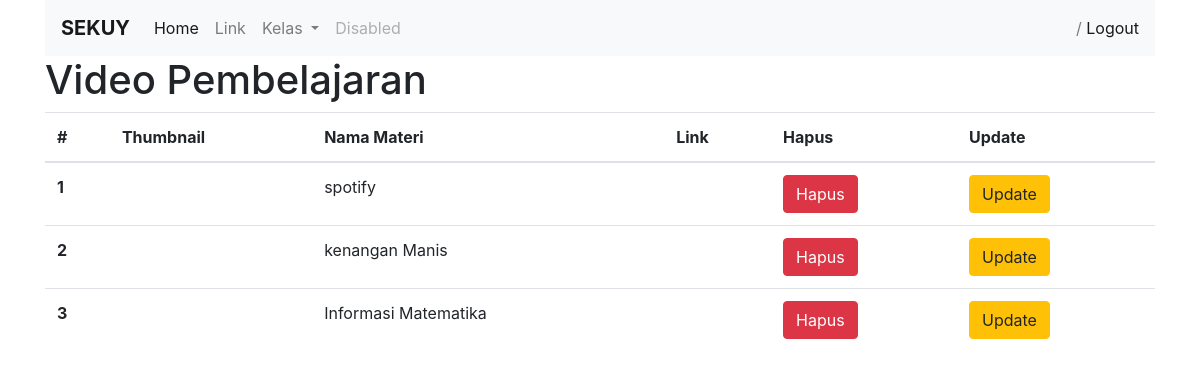
The page /video-pembelajaran/ on the database as committed earlier.
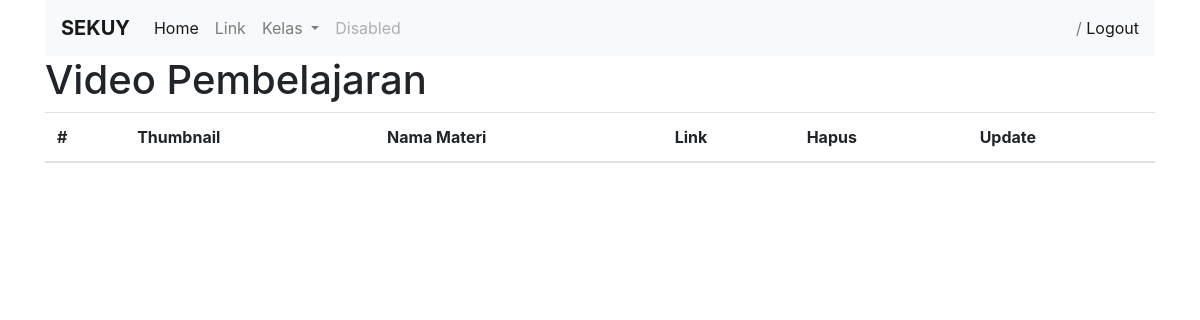
The same page on the database as committed later.
### accounts/models.py (models this page shows, shortened)
class VideoPembelajaran(models.Model):
    materi = models.CharField(max_length=40)
    link = EmbedVideoField()
    date = models.DateField(auto_now_add=True)

### accounts/views.py (the view)
# urls.py: path('video-pembelajaran/', listVideoPembelajaran, name="videopembelajaran"),
def listVideoPembelajaran(request):
    semua_video = VideoPembelajaran.objects.all().order_by('date')
    context = {
        'page_title':'Video Pembelajaran',
        'semua_video':semua_video,
    }
    return render(request,'Video-Pembelajaran/video.html',context)

### Template/Video-Pembelajaran/video.html (shortened to what this page needs)
{% extends 'base.html' %}
{% block content %}
    {% load embed_video_tags %}
    <h1>{{page_title}}</h1>
    <table class="table">
        <thead>
            <tr>
            <th scope="col">#</th>
            <th scope="col">Thumbnail</th>
            <th scope="col">Nama Materi</th>
            <th scope="col">Link</th>
            <th scope="col">Hapus</th>
            <th scope="col">Update</th>
            </tr>
        </thead>
        <tbody>
            {% for youtube in  semua_video %}
                <tr>
                    <th scope="row">{{forloop.counter}}</th>
                    <td>{{ youtube.thumbnail }}</td>
                    <td>{{youtube.materi}}</td>
                    <td>{{ youtube.url }}</td>
                    <td><a class="btn btn-danger" href="{% url 'hapusVideo' youtube.id %}">Hapus</a></td>
                    <td><a class="btn btn-warning" href="{% url 'updateVideo' youtube.id %}">Update</a></td>
                </tr>
            {% endfor %}
        </tbody>
    </table>
{% endblock content %}

Rows that differ between the two databases and show on the page:
removed VideoPembelajaran: materi "spotify"
removed VideoPembelajaran: materi "kenangan Manis"
removed VideoPembelajaran: materi "Informasi Matematika"
